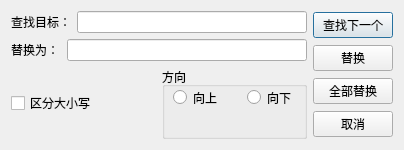
<?xml version="1.0" encoding="UTF-8"?>
<ui version="4.0">
 <class>ReplaceDialog</class>
 <widget class="QDialog" name="ReplaceDialog">
  <property name="geometry">
   <rect>
    <x>0</x>
    <y>0</y>
    <width>404</width>
    <height>150</height>
   </rect>
  </property>
  <property name="minimumSize">
   <size>
    <width>400</width>
    <height>150</height>
   </size>
  </property>
  <property name="maximumSize">
   <size>
    <width>500</width>
    <height>150</height>
   </size>
  </property>
  <property name="windowTitle">
   <string>替换</string>
  </property>
  <layout class="QHBoxLayout" name="horizontalLayout_6">
   <item>
    <layout class="QHBoxLayout" name="horizontalLayout_5">
     <item>
      <layout class="QVBoxLayout" name="verticalLayout_2">
       <item>
        <layout class="QHBoxLayout" name="horizontalLayout">
         <item>
          <widget class="QLabel" name="label">
           <property name="minimumSize">
            <size>
             <width>50</width>
             <height>0</height>
            </size>
           </property>
           <property name="text">
            <string>查找目标：</string>
           </property>
          </widget>
         </item>
         <item>
          <widget class="QLineEdit" name="searchText"/>
         </item>
        </layout>
       </item>
       <item>
        <layout class="QHBoxLayout" name="horizontalLayout_2">
         <item>
          <widget class="QLabel" name="label_2">
           <property name="minimumSize">
            <size>
             <width>50</width>
             <height>0</height>
            </size>
           </property>
           <property name="text">
            <string>替换为：</string>
           </property>
          </widget>
         </item>
         <item>
          <widget class="QLineEdit" name="targetText"/>
         </item>
        </layout>
       </item>
       <item>
        <layout class="QHBoxLayout" name="horizontalLayout_4">
         <item>
          <widget class="QCheckBox" name="cbCaseSensetive">
           <property name="text">
            <string>区分大小写</string>
           </property>
          </widget>
         </item>
         <item>
          <widget class="QGroupBox" name="groupBox">
           <property name="title">
            <string>方向</string>
           </property>
           <widget class="QWidget" name="layoutWidget">
            <property name="geometry">
             <rect>
              <x>11</x>
              <y>20</y>
              <width>141</width>
              <height>21</height>
             </rect>
            </property>
            <layout class="QHBoxLayout" name="horizontalLayout_3">
             <item>
              <widget class="QRadioButton" name="rbUp">
               <property name="minimumSize">
                <size>
                 <width>50</width>
                 <height>0</height>
                </size>
               </property>
               <property name="text">
                <string>向上</string>
               </property>
              </widget>
             </item>
             <item>
              <widget class="QRadioButton" name="rbDown">
               <property name="minimumSize">
                <size>
                 <width>50</width>
                 <height>0</height>
                </size>
               </property>
               <property name="text">
                <string>向下</string>
               </property>
              </widget>
             </item>
            </layout>
           </widget>
          </widget>
         </item>
        </layout>
       </item>
      </layout>
     </item>
     <item>
      <layout class="QVBoxLayout" name="verticalLayout">
       <item>
        <widget class="QPushButton" name="btFindNext">
         <property name="text">
          <string>查找下一个</string>
         </property>
        </widget>
       </item>
       <item>
        <widget class="QPushButton" name="btReplace">
         <property name="text">
          <string>替换</string>
         </property>
        </widget>
       </item>
       <item>
        <widget class="QPushButton" name="btReplaceAll">
         <property name="text">
          <string>全部替换</string>
         </property>
        </widget>
       </item>
       <item>
        <widget class="QPushButton" name="btCancel">
         <property name="text">
          <string>取消</string>
         </property>
        </widget>
       </item>
      </layout>
     </item>
    </layout>
   </item>
  </layout>
 </widget>
 <resources/>
 <connections/>
</ui>
